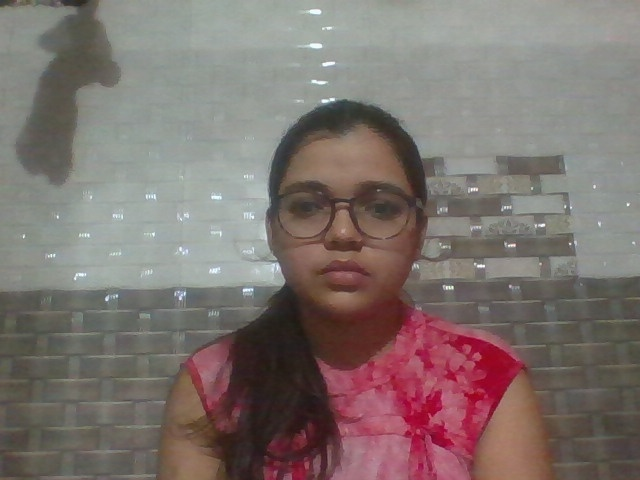
#> input picture CollectedImages/All is Ohk/All is Ohk.c52d13cc-d567-11ed-8001-8d9ffc516436.jpg, 640 x 480 px, given in place of the camera
$ python BlurDetection.py
#> lines starting #> are read from the running program, lines starting #| are printed output that depends on the picture; after the words box and inside, x2 and y2 are one past the last pixel; in counts of white or black regions, pixels touching at a corner belong together
import cv2

# Load the pre-trained face detection classifier
face_cascade = cv2.CascadeClassifier('haarcascade_frontalface_default.xml')

# Initialize the video capture object
cap = cv2.VideoCapture(0)

# Loop over the video frames
while True:
    # Read a frame from the camera
    ret, frame = cap.read()
#> frame is the input picture: shape (480, 640, 3); mean B, G, R 110.7, 114.6, 126.3

    # Convert the frame to grayscale for face detection
    gray = cv2.cvtColor(frame, cv2.COLOR_BGR2GRAY)
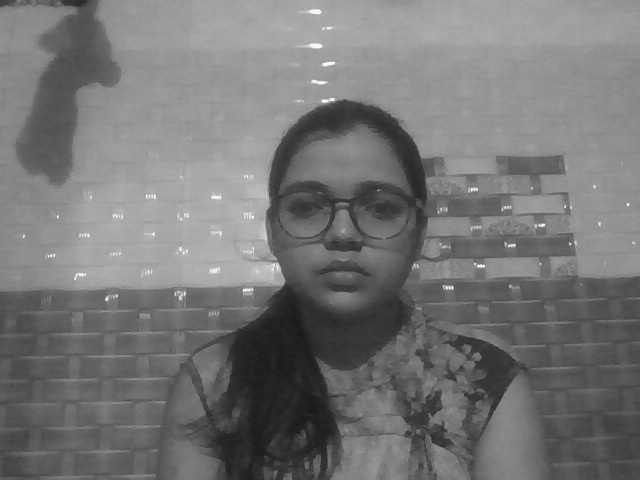
#> gray: shape (480, 640); min 25, max 252, mean 117.7

    # Detect faces in the grayscale frame
    faces = face_cascade.detectMultiScale(gray, scaleFactor=1.1, minNeighbors=5)
#> faces = [[255, 136, 177, 177]]

    # Blur each detected face region
    for (x, y, w, h) in faces:
        face = frame[y:y+h, x:x+w]
        blurred_face = cv2.GaussianBlur(face, (25, 25), 0)
        frame[y:y+h, x:x+w] = blurred_face
#> this loop made 1 pass
#> pass 1, `face = frame[y:y+h, x:x+w]`:
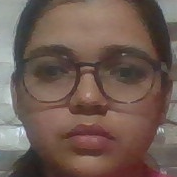
#> face: shape (177, 177, 3); mean B, G, R 82.9, 91.7, 112.3
#> pass 1, `blurred_face = cv2.GaussianBlur(face, (25, 25), 0)`:
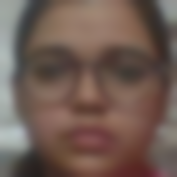
#> blurred_face: shape (177, 177, 3); mean B, G, R 82.9, 91.7, 112.3
#> after the loop:
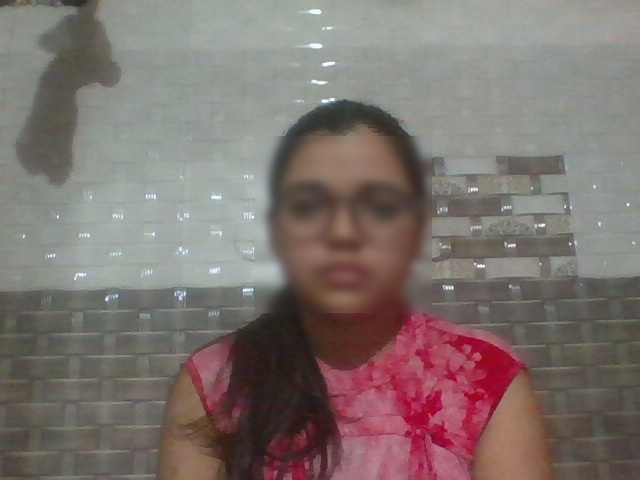
#> frame: shape (480, 640, 3); 10.16% of pixels changed, all inside (x1, y1, x2, y2) = (255, 136, 432, 313)

    # Display the resulting frame
    cv2.imshow('frame', frame)
    cv2.imwrite("try.jpg",frame)

    # Wait for a key press to exit the loop
    if cv2.waitKey(1) == ord('q'):
#> (key q is pressed here)
        break

# Release the video capture object and close the display window
cap.release()
cv2.destroyAllWindows()
